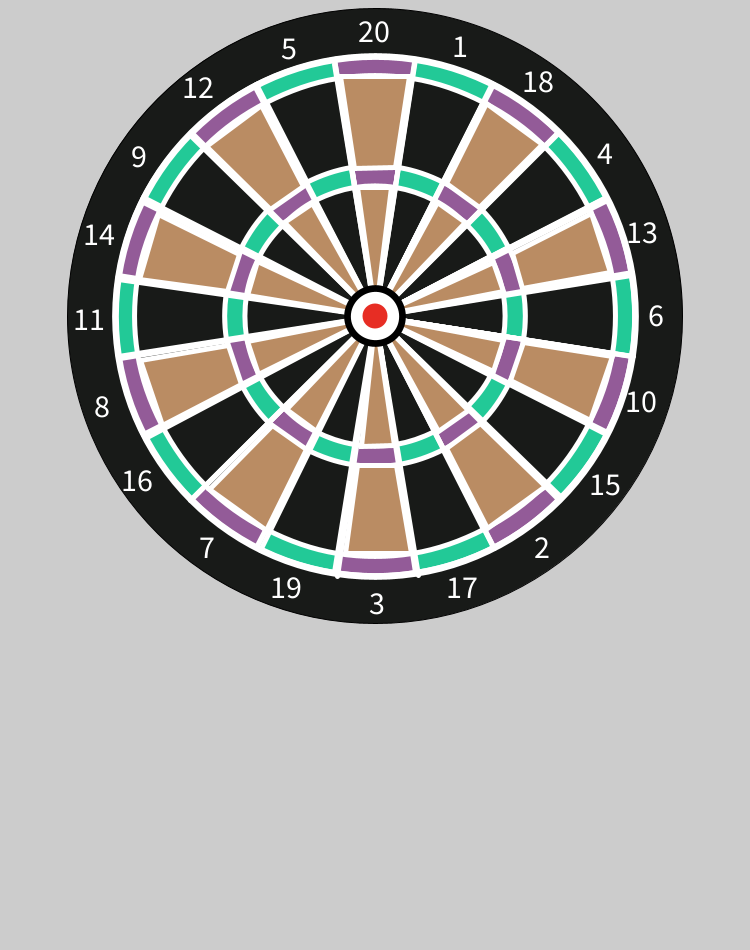
Frame 1 (no input)
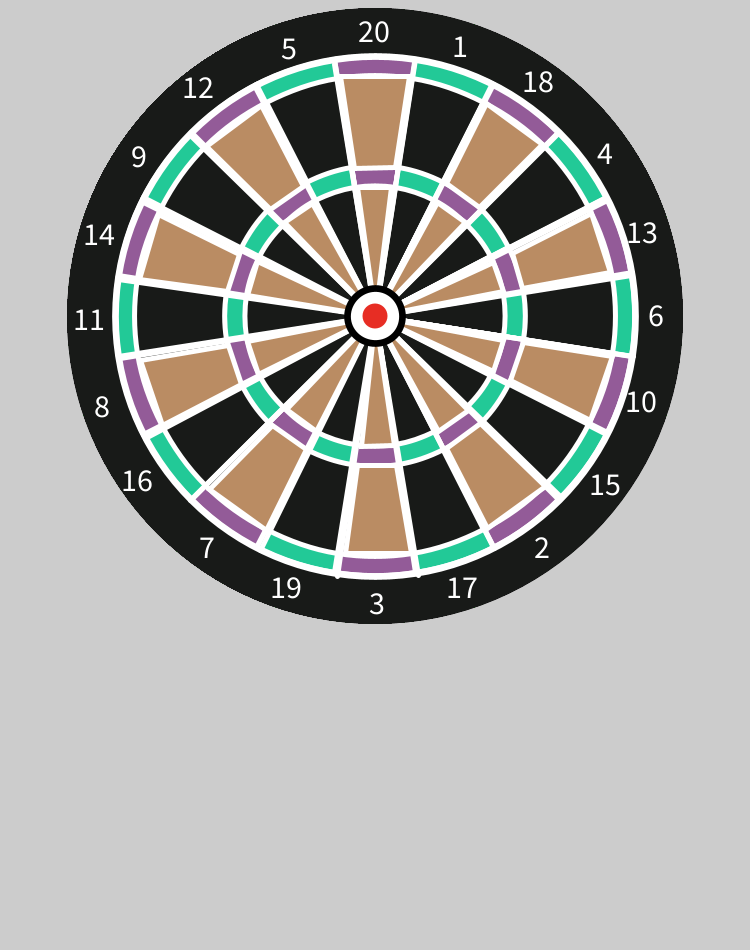
Frame 60 (the mouse pressed at the canvas centre just before this capture)
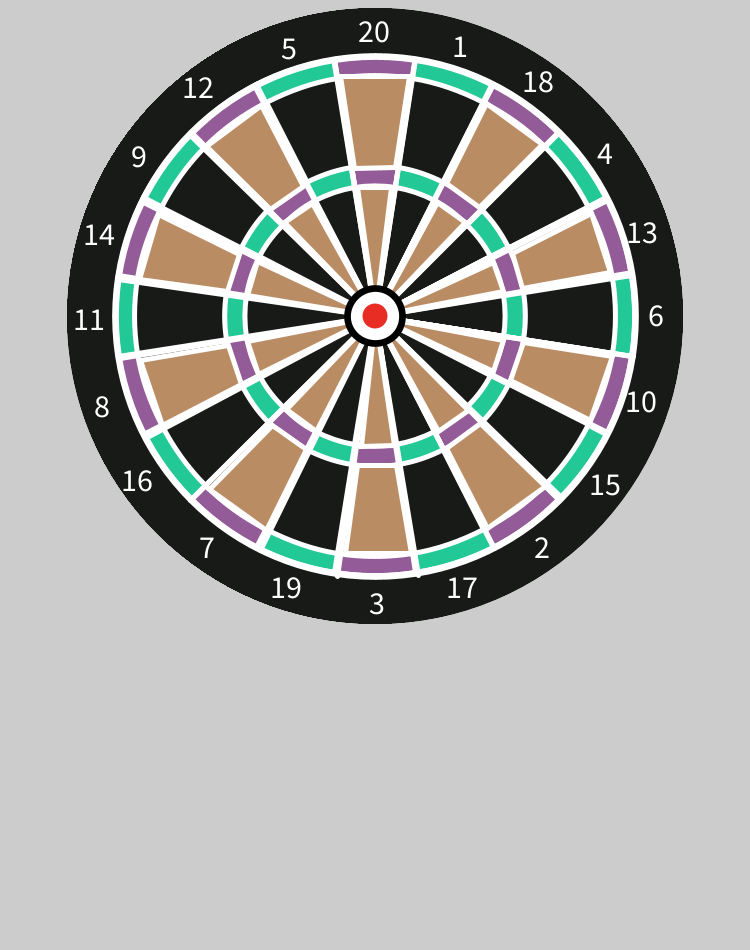
Frame 120 (the mouse held since frame 60 and released just before this capture)

The Processing sketch that drew these frames (run headless with seeded random() and noise(); from frame 60 on, the mouse is pressed at the canvas centre):

// Processing sketch: dartBoard
// ── dartBoard.pde

void drawDartBoard() {

  //darts board
  fill(#181A18);
  circle(width/2, height/3, 615);

  for (int i = 0; i < 20; i++) {
    float a = (-HALF_PI - PI/20) + i * (TWO_PI/20);
    color c;
    if (i % 2 == 0) {
      c = color(#935B98);
    } else {
      c = color(#22C997);
    }
    drawWedge(width/2, height/3, 240, 260, a, TWO_PI/20, c);
    drawWedge(width/2, height/3, 130, 150, a, TWO_PI/20, c);
  }

  stroke(255);
  strokeWeight(5);
  fill(#BA8C63);

  line(418, 575, width/2, height/3);
  line(337, 576, width/2, height/3);
  drawTriangle(357, 187, 391, 187);

  line(260, 550, width/2, height/3);
  line(190, 500, width/2, height/3);
  drawTriangle(437, 202, 465, 222);

  line(145, 438, width/2, height/3);
  line(120, 358, width/2, height/3);
  drawTriangle(493, 262, 503, 291);

  line(118, 279, width/2, height/3);
  line(143, 202, width/2, height/3);
  drawTriangle(503, 340, 493, 371);

  line(191, 136, width/2, height/3);
  line(255, 87, width/2, height/3);
  drawTriangle(468, 410, 438, 431);

  line(334, 64, width/2, height/3);
  line(414, 62, width/2, height/3);
  drawTriangle(394, 445, 361, 446);

  line(490, 87, width/2, height/3);
  line(557, 134, width/2, height/3);
  drawTriangle(316, 431, 286, 409);

  line(607, 200, width/2, height/3);
  line(632, 272, width/2, height/3);
  drawTriangle(258, 374, 247, 341);

  line(633, 356, width/2, height/3);
  line(607, 432, width/2, height/3);
  drawTriangle(247, 295, 257, 261);

  line(561, 497, width/2, height/3);
  line(494, 548, width/2, height/3);
  drawTriangle(284, 222, 312, 203);

  quad(340, 76, 409, 76, 395, 167, 354, 168);
  quad(486, 103, 446, 183, 479, 207, 542, 144);
  quad(610, 272, 522, 288, 512, 253, 591, 213);
  quad(510, 380, 590, 420, 612, 356, 523, 342);
  quad(446, 448, 487, 528, 545, 486, 480, 423);
  quad(357, 465, 396, 465, 411, 553, 345, 553);
  quad(266, 530, 306, 449, 272, 425, 209, 489);
  quad(162, 425, 241, 384, 228, 345, 140, 360);
  quad(139, 279, 158, 214, 239, 254, 227, 291);
  quad(303, 186, 261, 105, 206, 146, 270, 209);

  textSize(32);
  fill(255);
  textAlign(CENTER, CENTER);
  text("20", 374, 30);
  text("1", 460, 45);
  text("5", 289, 47);
  text("12", 198, 86);
  text("9", 139, 155);
  text("14", 99, 233);
  text("11", 89, 318);
  text("8", 102, 405);
  text("16", 137, 479);
  text("7", 207, 546);
  text("19", 286, 586);
  text("3", 377, 602);
  text("17", 462, 586);
  text("2", 542, 546);
  text("15", 605, 483);
  text("10", 641, 400);
  text("6", 656, 314);
  text("13", 642, 231);
  text("4", 605, 152);
  text("18", 538, 80);
  noFill();
  strokeWeight(6.7);
  circle(width/2, height/3, 520);

  //bullseye
  stroke(0);
  fill(255);
  circle(width/2, height/3, 55);
  noStroke();
  fill(#E72D24);
  circle(width/2, height/3, 25);
}


void drawWedge(float x, float y, float r1, float r2, float startAngle, float angleAdded, color colour) {
  stroke(255);
  strokeWeight(5);
  fill(colour);
  arc(x, y, r2*2, r2*2, startAngle, startAngle+angleAdded, PIE);
  fill(#181A18);
  arc(x, y, r1*2, r1*2, startAngle, startAngle+angleAdded, PIE);
}

void drawTriangle(int x, int y, int x2, int y2) {
  //just to make it faster to type(time saver)
  strokeWeight(5);
  triangle(x, y, x2, y2, width/2, height/3);
}
void setup() {
  size(750, 950);
}
void draw() {
  drawDartBoard();
}
